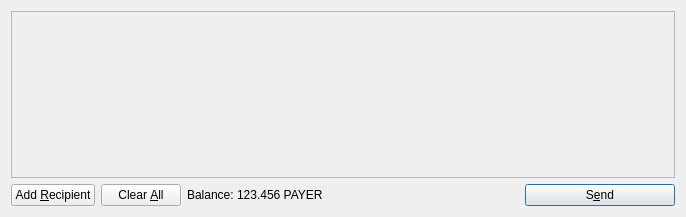
<?xml version="1.0" encoding="UTF-8"?>
<ui version="4.0">
 <class>SendCoinsDialog</class>
 <widget class="QDialog" name="SendCoinsDialog">
  <property name="geometry">
   <rect>
    <x>0</x>
    <y>0</y>
    <width>686</width>
    <height>217</height>
   </rect>
  </property>
  <property name="windowTitle">
   <string>Send Coins</string>
  </property>
  <layout class="QVBoxLayout" name="verticalLayout">
   <item>
    <widget class="QScrollArea" name="scrollArea">
     <property name="widgetResizable">
      <bool>true</bool>
     </property>
     <widget class="QWidget" name="scrollAreaWidgetContents">
      <property name="geometry">
       <rect>
        <x>0</x>
        <y>0</y>
        <width>666</width>
        <height>165</height>
       </rect>
      </property>
      <layout class="QVBoxLayout" name="verticalLayout_2">
       <property name="margin">
        <number>0</number>
       </property>
       <item>
        <layout class="QVBoxLayout" name="entries">
         <property name="spacing">
          <number>6</number>
         </property>
        </layout>
       </item>
       <item>
        <spacer name="verticalSpacer">
         <property name="orientation">
          <enum>Qt::Vertical</enum>
         </property>
         <property name="sizeHint" stdset="0">
          <size>
           <width>20</width>
           <height>40</height>
          </size>
         </property>
        </spacer>
       </item>
      </layout>
     </widget>
    </widget>
   </item>
   <item>
    <layout class="QHBoxLayout" name="horizontalLayout">
     <item>
      <widget class="QPushButton" name="addButton">
       <property name="toolTip">
        <string>Send to multiple recipients at once</string>
       </property>
       <property name="text">
        <string>Add &amp;Recipient</string>
       </property>
       <property name="icon">
        <iconset resource="../bitcoin.qrc">
         <normaloff>:/icons/add</normaloff>:/icons/add</iconset>
       </property>
       <property name="autoDefault">
        <bool>false</bool>
       </property>
      </widget>
     </item>
     <item>
      <widget class="QPushButton" name="clearButton">
       <property name="sizePolicy">
        <sizepolicy hsizetype="Minimum" vsizetype="Fixed">
         <horstretch>0</horstretch>
         <verstretch>0</verstretch>
        </sizepolicy>
       </property>
       <property name="toolTip">
        <string>Remove all transaction fields</string>
       </property>
       <property name="text">
        <string>Clear &amp;All</string>
       </property>
       <property name="icon">
        <iconset resource="../bitcoin.qrc">
         <normaloff>:/icons/remove</normaloff>:/icons/remove</iconset>
       </property>
       <property name="autoRepeatDelay">
        <number>300</number>
       </property>
       <property name="autoDefault">
        <bool>false</bool>
       </property>
      </widget>
     </item>
     <item>
      <layout class="QHBoxLayout" name="horizontalLayout_2">
       <property name="spacing">
        <number>3</number>
       </property>
       <item>
        <widget class="QLabel" name="label">
         <property name="text">
          <string>Balance:</string>
         </property>
        </widget>
       </item>
       <item>
        <widget class="QLabel" name="labelBalance">
         <property name="cursor">
          <cursorShape>IBeamCursor</cursorShape>
         </property>
         <property name="text">
          <string>123.456 PAYER</string>
         </property>
         <property name="textInteractionFlags">
          <set>Qt::LinksAccessibleByMouse|Qt::TextSelectableByKeyboard|Qt::TextSelectableByMouse</set>
         </property>
        </widget>
       </item>
      </layout>
     </item>
     <item>
      <spacer name="horizontalSpacer">
       <property name="orientation">
        <enum>Qt::Horizontal</enum>
       </property>
       <property name="sizeHint" stdset="0">
        <size>
         <width>40</width>
         <height>20</height>
        </size>
       </property>
      </spacer>
     </item>
     <item>
      <widget class="QPushButton" name="sendButton">
       <property name="minimumSize">
        <size>
         <width>150</width>
         <height>0</height>
        </size>
       </property>
       <property name="toolTip">
        <string>Confirm the send action</string>
       </property>
       <property name="text">
        <string>S&amp;end</string>
       </property>
       <property name="icon">
        <iconset resource="../bitcoin.qrc">
         <normaloff>:/icons/send</normaloff>:/icons/send</iconset>
       </property>
       <property name="default">
        <bool>true</bool>
       </property>
      </widget>
     </item>
    </layout>
   </item>
  </layout>
 </widget>
 <resources>
  <include location="../bitcoin.qrc"/>
 </resources>
 <connections/>
</ui>
